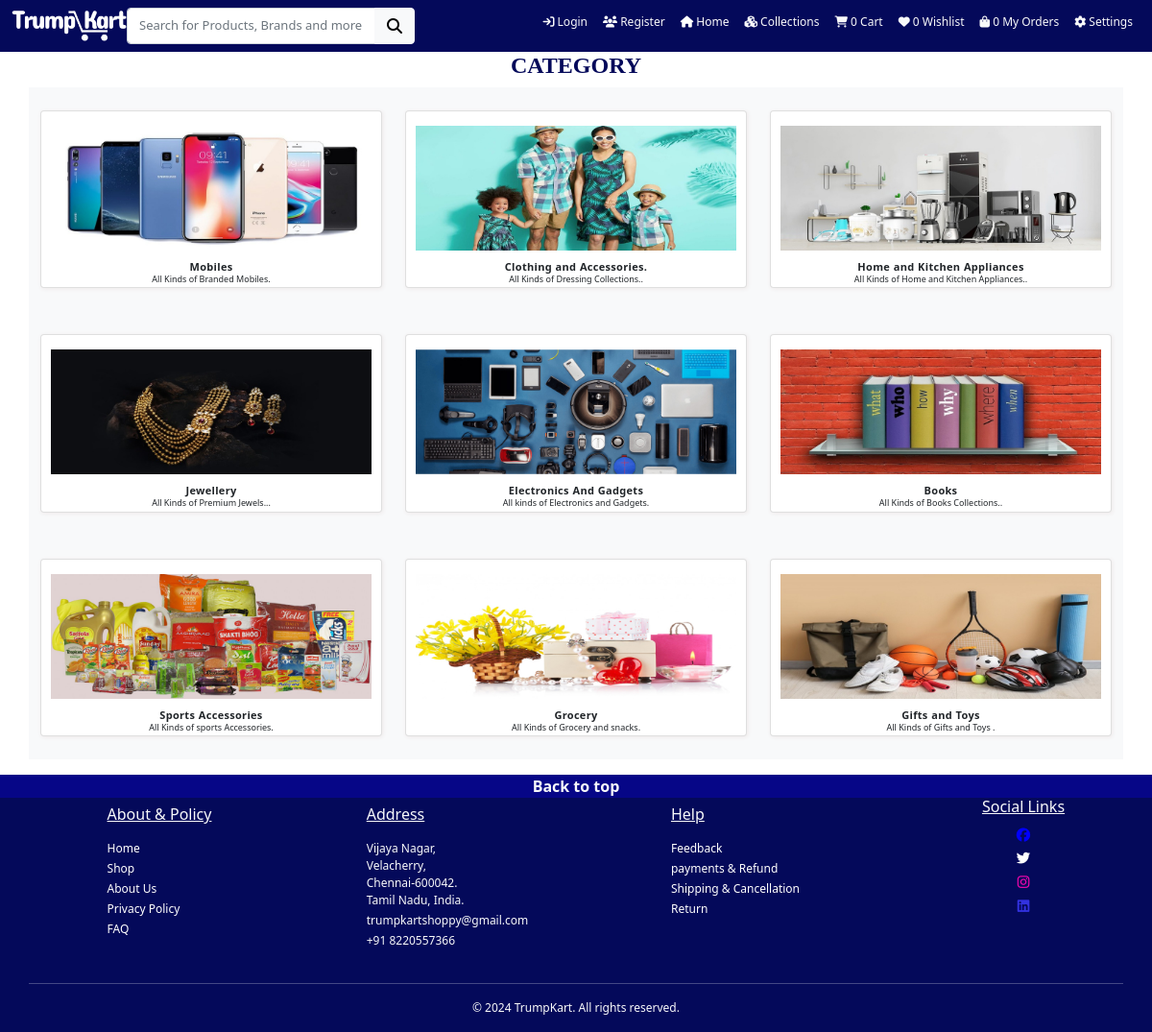
Page /collection on the earlier database version.
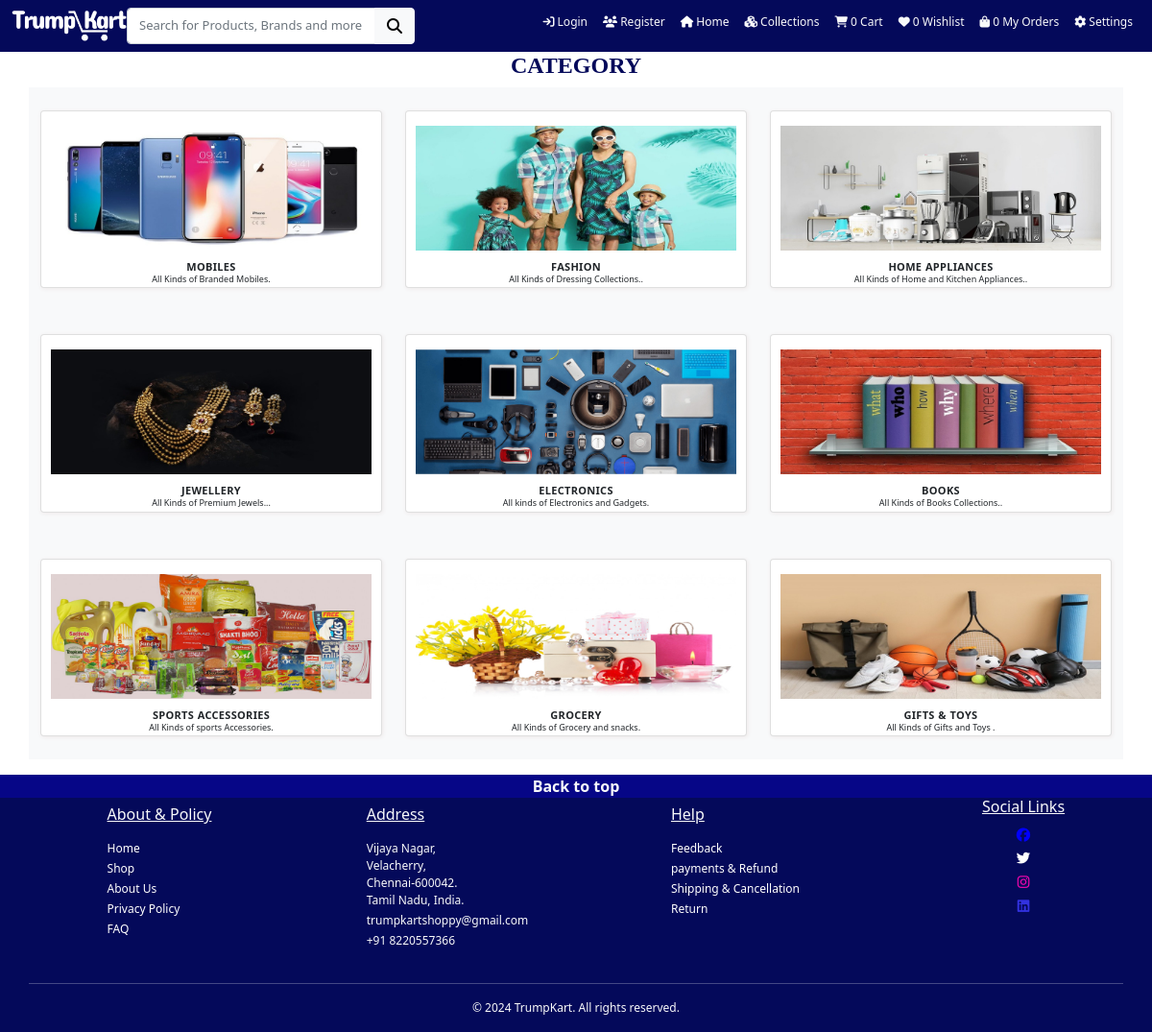
Same page on the later database version.
### Shop/models.py (models this page shows, shortened)
class category(models.Model):
    name=models.CharField(max_length=150,null=False,blank=False)
    image=models.ImageField(upload_to=getFileName,null=True,blank=True)
    description=models.TextField(max_length=500,null=False,blank=False)
    status=models.BooleanField(default=False,help_text="0-show,1-Hidden")
    created_at=models.DateTimeField(auto_now_add=True)

### Shop/views.py (the view)
# urls.py: path('collection',views.collectionpage, name="collection"),
def collectionpage(request):
    categorys=category.objects.filter(status=0)
    cart_count=Cart.objects.filter(user=request.user.id).count()
    wish_count=favourite.objects.filter(user=request.user.id).count()
    order_count=Order.objects.filter(user=request.user.id).count()
    context={
        "categorys":categorys,
        "cart_count":cart_count,
        "wish_count":wish_count,
        "order_count":order_count,
    }
    return render(request,'Shop/collection.html',context)

### Shop/templates/Shop/collection.html (shortened to what this page needs)
{% extends 'Shop/layouts/main.html' %}
{% block content %}
<h1 class="text-center fw-bold ";>CATEGORY</h1>
<div class="container bg-light mb-3">
<div class="row">
{% for item in categorys %}
<div class="col-6 col-sm-6 col-md-4 col-lg-4 my-4">
 <div class="card w-100 h-100 text-center">
  <a class="text-decoration-none" href="{% url 'collection' item.name %}">
    <img src="{{ item.image.url }}" class="card-img-top mx-auto" alt="{{item.name}}">
    <div class="card-body">
      <h6 class="card-title text-dark fw-bold">{{item.name}}</h6>
      <p class="card-text text-dark text-center ">{{item.description}}</p>
    </div>
  </a>
 </div>
</div>
{% endfor %}
</div>
</div>
{% endblock content %}

### Shop/templates/Shop/layouts/main.html (shortened to what this page needs)
{% load static %}
<!doctype html>
<html lang="en">
  <head>
    <link href="https://cdn.jsdelivr.net/npm/bootstrap@5.0.2/dist/css/bootstrap.min.css" rel="stylesheet">
    <link rel="stylesheet" href="https://cdnjs.cloudflare.com/ajax/libs/font-awesome/6.5.2/css/all.min.css" />
    <link rel="stylesheet" type="text/css" href="{% static 'css/style.css' %}">
  </head>
  <body class="bg-body .poppins-regular">
    {% include 'Shop/inc/navbar.html' %}
   {% block content %}
   {% endblock content %}
    {% include 'Shop/inc/footer.html' %}
  </body>
</html>

### Shop/templates/Shop/inc/navbar.html (shortened to what this page needs)
{% load static %}
<nav class="navbar navbar-dark navbar-expand-lg fixed-top " >
    <div class="container-fluid">
      <a href="{% url 'home' %}">
      <img class="brandname" src="{% static 'images/TKicon.png' %}" alt="icon" width="25">
      </a>
      <form method="GET" action="{% url 'search'  %}" class="input-group" >
        <input name="q" type="text" class="form-control" placeholder="Search for Products, Brands and more..">
        <button class="btn btn-light"><i class="fa fa-search"></i></button>
       </form>
      <div class="collapse navbar-collapse " id="navbarNav">
        <ul class="navbar-nav ms-auto">
         {% if request.user.is_authenticated %}
          <li class="nav-item">
            <a class="nav-link text-light" href="{% url 'socialaccount_connections' %}"><span class="fw-bold me-1" style="color: rgb(35, 246, 60);">Hello! </span><i class="fa fa-user"></i> {{request.user}}</a>
          </li>
          <li class="nav-item">
            <a class="nav-link text-light" href="{% url 'account_logout' %}"><i class="fa-solid fa-right-from-bracket"></i> Logout</a>
          </li>
         {% else %}
          <li class="nav-item">
            <a class="nav-link text-light" href="{% url 'account_login' %}"><i class="fa fa-sign-in"></i> Login</a>
          </li> <li class="nav-item">
            <a class="nav-link text-light" href="{% url 'account_signup' %}"><i class="fa fa-users"></i> Register</a>
          </li>
         {% endif %}
          <li class="nav-item">
            <a class="nav-link tex-light active" aria-current="page" href="{% url 'home' %}"><i class="fa-solid fa-house"></i> Home</a>
          </li>
          <li class="nav-item">
            <a class="nav-link text-light" href="{% url 'collection' %}"><i class="fa-solid fa-cubes"></i> Collections</a>
          </li>
          {% if request.user.is_authenticated %}
          <li class="nav-item ">
            <a class="nav-link text-light" href="{% url 'cart' %}"> <i class="fa-solid fa-cart-shopping "></i> <span class="text-light badge bg-success">{{cart_count}}</span> Cart</a>
          </li>
          <li class="nav-item">
            <a class="nav-link text-light" href="{% url 'favrt' %}"> <i class="fa-solid fa-heart "></i> <span class=" badge bg-danger text-light badge ">{{wish_count}}</span> Wishlist</a>
          </li>
          <li class="nav-item">
            <a class="nav-link text-light" href="{% url 'order' %}"> <i class="fa-solid fa-bag-shopping "></i> <span class="badge bg-primary text-light">{{order_count}}</span> My Orders</a>
          </li>
          <li class="nav-item " style="float: right;">
            <a class="nav-link text-light " href="{% url 'socialaccount_connections' %}"> <i class="fa-solid fa-gear "></i> Settings</a>
          </li>
          {% else%}
          <li class="nav-item">
            <a class="nav-link text-light" href="{% url 'account_login' %}"> <i class="fa-solid fa-cart-shopping "></i> {{cart_count}} Cart</a>
          </li>
          <li class="nav-item">
            <a class="nav-link text-light" href="{% url 'account_login' %}"> <i class="fa-solid fa-heart "></i> {{wish_count}} Wishlist</a>
          </li>
          <li class="nav-item">
            <a class="nav-link text-light" href="{% url 'account_login' %}"> <i class="fa-solid fa-bag-shopping "></i> {{order_count}} My Orders</a>
          </li>
          <li class="nav-item ">
            <a class="nav-link text-light" href="{% url 'account_login' %}"> <i class="fa-solid fa-gear "></i> Settings</a>
          </li>
         {% endif %}
        </ul>
      </div>
    </div>
  </nav>

### Shop/templates/Shop/inc/footer.html
{% load static %}
<footer class="footer">
  <div class="text-light text-center fw-bold" style="background-color: rgb(6, 6, 135);"><a class="text-light" href="#">Back to top</a></div>
    <div class="container-fluid" style="background-color:rgb(4, 9, 90);" >
        <div class="row d-flex">
        <div class="col-6 col-sm-6 col-md-3 col-md-3 d-flex justify-content-center ">
          <ul class="quick-links text-light mx-auto">
            <h4 class="text-light text-decoration-underline py-2">About & Policy</h4>
            <li><a href="{% url 'home' %}">Home</a></li>
            <li><a href="{% url 'collection' %}">Shop</a></li>
            <li><a href="{% url 'about' %}">About Us</a></li>
            <li><a href="{% url 'privacy' %}">Privacy Policy</a></li>
            <li><a href="{% url 'faq' %}">FAQ</a></li>
          </ul>
        </div>
        <div class="col-6 col-sm-6 col-md-3 col-md-3 d-flex justify-content-center ">
          <ul class="quick-links text-light mx-auto">
            <h4 class="text-light text-decoration-underline py-2">Address</h4>
            <li class="text-light">Vijaya Nagar,<br> Velacherry, <br>Chennai-600042. <br> Tamil Nadu, India.</li>
            <li class="text-light"> trumpkartshoppy@gmail.com</li>
            <li class="text-light" > +91 8220557366</li>
        </div>
        <div class="col-6 col-sm-6 col-md-3 col-md-3 d-flex ">
          <ul class="quick-links text-light mx-auto">
            <h4 class="text-light text-decoration-underline py-2">Help</h4>
            <li><a href="{% url 'support_team' %}?section=feeback">Feedback</a></li>
            <li><a href="{% url 'support_team' %}?section=payments">payments & Refund</a></li>
            <li><a href="{% url 'support_team' %}?section=shipping">Shipping & Cancellation</a></li>
            <li><a href="{% url 'support_team' %}?section=return">Return</a></li>
          </ul>
        </div>
        <div class="col-6 col-sm-6 col-md-3 col-lg-3 float-end ">
          <div class="d-flex justify-content-start">
          <ul class="social-media text-light text-center mx-auto">
            <h4 class="text-light text-decoration-underline float-start">Social Links</h4>
            <li><a href="https://www.facebook.com/profile.php?id=61564594587887"><i class="fa-brands fa-facebook" style="color: blue;"></i></a></li>
            <li><a href="https://x.com/KartTrump75841"><i class="fa-brands fa-twitter"></i></a></li>
            <li><a href="https://www.instagram.com/"><i class="fa-brands fa-instagram" style="color: rgb(250, 7, 177);"></i></a></li>
            <li><a href="https://www.linkedin.com/"><i class="fa-brands fa-linkedin" style="color: rgb(50, 50, 224);"></i></a></li>
          </ul>
        </div>
        </div>
      </div>
      <hr class="container bg-white">
      <div class="row">
        <div class="text-center text-light">
          <p class="text-light mb-3 fw-normal copy">&copy; 2024 TrumpKart. All rights reserved.</p>
        </div>
      </div>
      </div>
  </footer>

### static/css/style.css (style rules this page uses)
* { margin: 0%; padding: 0%; box-sizing: border-box; height: auto; scroll-behavior: smooth; }
body { font-size: 1rem; padding: 0%; margin: 0%; }
.brandname { width: 8vw; filter: brightness(200%); }
div.collapse { font-size: 1vw; }
h1 { font-family: serif; font-size: 40px; color: rgb(4, 9, 90) !important; }
nav.navbar-expand-lg { background-color: rgb(4, 9, 90); }
.navbar-nav { float: auto; }
.nav-link { font-size: 1vw; margin: 0px; padding: 0%; border: none; border-radius: 1vw; }
.form-control { font-size: 18px; }
p { color: black; font-size: 1vw; }
a { text-decoration: none; }
img.card-img-top { object-position: center; object-fit: cover; height: fit-content; }
nav.navbar { top: 0%; position: sticky; display: flex; justify-content: space-between; }
h6 { text-align: center; }
.card-text { color: rgb(8, 198, 8); font-size: 1vw; }
.footer ul { list-style: none; }
h4 { font-size: 18px; }
ul li { font-size: 15px; }
.copy { font-size: 15px; margin-bottom: 0px; }
.footer ul li a { color:white; text-decoration: none; }
footer.footer ul.social-media li a { color: #fff; font-size: 1.2vw; }
.card { box-shadow: 1px 1px 4px rgb(238, 233, 233); padding-bottom: 2px; }
.card-img-top { margin-top: 5px; max-height: 300px; }
h6.card-title { font-size: 1vw; font-weight: 700; letter-spacing: 0.3px; word-spacing: 0.5px; }
p.card-text { font-size: 0.8vw; font-weight: 600; }
.collapse { background-color:transparent; }
.input-group { width:25vw; }
.card { position: relative; }
.card-img-top { height: auto; width: 100%; padding: 10px; object-fit: contain; }
.input-group { margin-left: 50px; width: 25vw; }
@media screen and (max-width:1200px) { .nav-link { font-size: 1vw; padding-bottom: 5px; } }
@media screen and (max-width:1200px) { .brandname { width: 10vw; } }
@media screen and (max-width:1200px) { h1 { font-family: serif; font-size: 24px; } }
@media screen and (max-width:1200px) { .form-control { font-size: 13px; } }
@media screen and (max-width:1200px) { .input-group { margin-left: 0%; width:25vw; } }
@media screen and (max-width:1200px) { .card-body { padding:0% !important; margin: 0% !important; } }
@media screen and (max-width:1200px) { h6.card-title { font-size: 11px; font-weight: 500; margin: 0%; } }
@media screen and (max-width:1200px) { p.card-text { font-size: 9px; font-weight: 500; } }
@media screen and (max-width:1200px) { i.fa-brands { font-size: 0.9rem; } }
@media screen and (max-width:1200px) { h4 { font-size: 16px; } }
@media screen and (max-width:1200px) { ul li { padding-bottom: 3px; font-size: 12px; } }
@media screen and (max-width:1200px) { .copy { font-size: 12px; } }

Differences in the rows shown:
changed category "All Kinds of Branded Mobiles.": name "Mobiles" → "MOBILES"
changed category "All Kinds of Dressing Collections..": name "Clothing and Accessories." → "FASHION"
changed category "All Kinds of Home and Kitchen Appliances..": name "Home and Kitchen Appliances" → "HOME APPLIANCES"
changed category "All Kinds of Premium Jewels...": name "Jewellery" → "JEWELLERY"
changed category "All kinds of Electronics and Gadgets.": name "Electronics And Gadgets" → "ELECTRONICS"
changed category "All Kinds of Books Collections..": name "Books" → "BOOKS"
changed category "All Kinds of sports Accessories.": name "Sports Accessories" → "SPORTS ACCESSORIES"
changed category "All Kinds of Grocery and snacks.": name "Grocery" → "GROCERY"
changed category "All Kinds of Gifts and Toys .": name "Gifts and Toys" → "GIFTS & TOYS"
